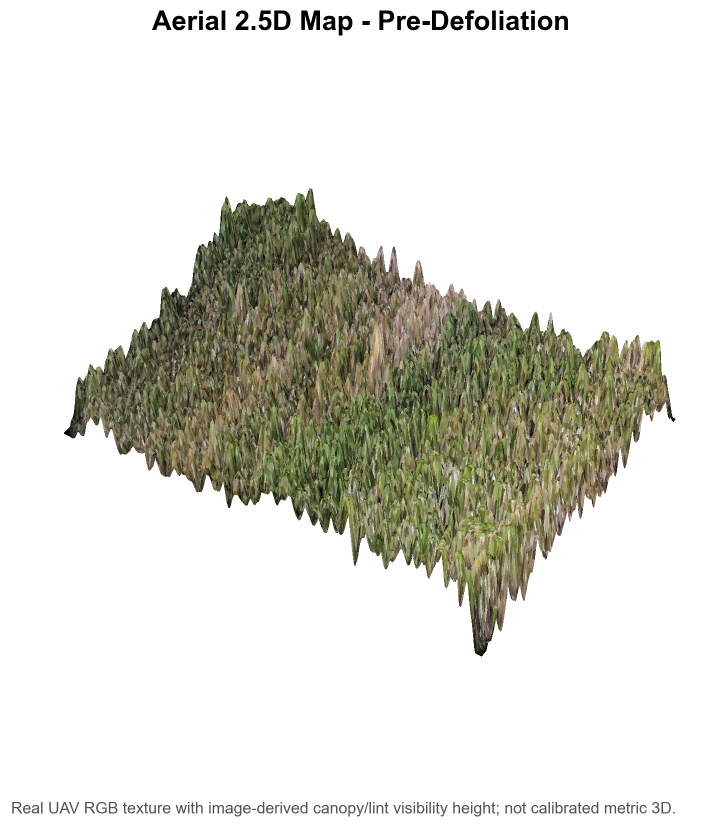
#> input picture outputs/figures/clean_aerial_cotton_representation/pre-defoliation_aerial_2p5d_map_clean.png, 1443 x 1653 px, given in place of pre-defoliation_rgb_hd.png, which was not available (shown at 1/2 size)
$ python build_cvpr_architecture_diagram.py
#> lines starting #> are read from the running program, lines starting #| are printed output that depends on the picture; pictures that were not available may be replaced by others from this repository, and a replacement may not be noted
#!/usr/bin/env python3
"""Build a CVPR/NeurIPS-style architecture diagram for the ICPA cotton project.

The figure uses real HD pre/post UAV imagery and the image-derived 2.5D map
views generated by the project. Solid arrows show the implemented proxy
pipeline. Dashed arrows show calibration-dependent branches that should not be
claimed as completed metric 3D without scale/camera validation.
"""

from __future__ import annotations

import argparse
from pathlib import Path

import matplotlib

matplotlib.use("Agg")

import matplotlib.pyplot as plt
from matplotlib.patches import FancyArrowPatch, FancyBboxPatch, Rectangle
from PIL import Image, ImageOps


REPO_ROOT = Path("/Volumes/T9/ICPA")
DEFAULT_PRE_RGB = REPO_ROOT / "outputs/figures/hd_prepost_3d_maps/pre-defoliation_rgb_hd.png"
DEFAULT_POST_RGB = REPO_ROOT / "outputs/figures/hd_prepost_3d_maps/post-defoliation_rgb_hd.png"
DEFAULT_PRE_MAP = REPO_ROOT / "outputs/figures/clean_aerial_cotton_representation/pre-defoliation_aerial_2p5d_map_clean.png"
DEFAULT_POST_MAP = REPO_ROOT / "outputs/figures/clean_aerial_cotton_representation/post-defoliation_aerial_2p5d_map_clean.png"
DEFAULT_OUT_DIR = REPO_ROOT / "outputs/figures/cvpr_architecture"


INK = "#23272f"
MUTED = "#606876"
LINE = "#374151"
BLACK = "#111111"
BLUE = "#2f6fd6"
GREEN = "#2e8b57"
VIOLET = "#7b55c7"
ORANGE = "#c27624"
GOLD = "#c7952c"
GRAY_BORDER = "#9aa4b2"
SOFT_BLUE = "#edf4ff"
SOFT_GREEN = "#edf8f1"
SOFT_VIOLET = "#f4efff"
SOFT_ORANGE = "#fff4e8"
SOFT_GOLD = "#fff8df"
SOFT_GRAY = "#f7f8fa"


def configure_fonts() -> None:
    plt.rcParams.update(
        {
            "font.family": "sans-serif",
            "font.sans-serif": ["Arial", "Helvetica", "DejaVu Sans"],
            "pdf.fonttype": 42,
            "ps.fonttype": 42,
        }
    )


def load_image(path: Path, *, crop: tuple[float, float, float, float] | None = None) -> Image.Image:
    image = Image.open(path).convert("RGB")
    if crop:
        w, h = image.size
        l, t, r, b = crop
        image = image.crop((int(l * w), int(t * h), int(r * w), int(b * h)))
    return image


def add_image(
    ax,
    image: Image.Image,
    xy: tuple[float, float],
    box: tuple[float, float],
    label: str,
    *,
    label_location: str = "top",
) -> None:
    x, y = xy
    w, h = box
    fitted = ImageOps.fit(
        image,
        (900, 620),
        method=Image.Resampling.LANCZOS,
        centering=(0.5, 0.5),
    )
    ax.imshow(
        fitted,
        extent=(x, x + w, y, y + h),
        aspect="auto",
        zorder=3,
    )
    ax.add_patch(
        Rectangle(
            (x, y),
            w,
            h,
            linewidth=1.25,
            edgecolor=BLACK,
            facecolor="none",
            zorder=4,
        )
    )
    if label_location == "bottom":
        ax.text(x + w / 2, y - 0.012, label, ha="center", va="top", fontsize=9.0, fontweight="bold", color=INK)
    else:
        ax.text(x + w / 2, y + h + 0.012, label, ha="center", va="bottom", fontsize=9.0, fontweight="bold", color=INK)


def add_box(
    ax,
    xy: tuple[float, float],
    size: tuple[float, float],
    title: str,
    body: str,
    edge: str,
    fill: str,
    *,
    dashed: bool = False,
) -> None:
    x, y = xy
    w, h = size
    patch = FancyBboxPatch(
        (x, y),
        w,
        h,
        boxstyle="round,pad=0.006,rounding_size=0.013",
        linewidth=1.35,
        edgecolor=edge,
        facecolor=fill,
        linestyle="--" if dashed else "-",
        zorder=4,
    )
    ax.add_patch(patch)
    title_lines = title.count("\n") + 1
    title_font = 7.8 if title_lines == 1 else 7.1
    body_y = y + h - (0.052 if title_lines == 1 else 0.066)
    ax.text(
        x + w / 2,
        y + h - 0.020,
        title,
        ha="center",
        va="top",
        fontsize=title_font,
        fontweight="bold",
        color=INK,
        linespacing=0.95,
        zorder=5,
    )
    ax.text(x + w / 2, body_y, body, ha="center", va="top", fontsize=5.8, color=INK, linespacing=1.16, zorder=5)


def arrow(
    ax,
    start,
    end,
    *,
    dashed: bool = False,
    color: str = LINE,
    rad: float = 0.0,
    lw: float = 1.45,
    zorder: float = 6.0,
    mutation_scale: float = 13.0,
) -> None:
    patch = FancyArrowPatch(
        start,
        end,
        arrowstyle="-|>",
        mutation_scale=mutation_scale,
        linewidth=lw,
        color=color,
        linestyle="--" if dashed else "-",
        connectionstyle=f"arc3,rad={rad}",
        shrinkA=0,
        shrinkB=0,
        zorder=zorder,
    )
    ax.add_patch(patch)


def boundary_arrow(
    ax,
    start: tuple[float, float],
    end: tuple[float, float],
    *,
    dashed: bool = False,
    color: str = LINE,
    lw: float = 1.45,
    mutation_scale: float = 10.5,
) -> None:
    """Draw a connector whose endpoints are the exact object boundaries."""
    arrow(ax, start, end, dashed=dashed, color=color, lw=lw, zorder=6.0, mutation_scale=mutation_scale)


def outside_tip_arrow(
    ax,
    start: tuple[float, float],
    end: tuple[float, float],
    *,
    dashed: bool = False,
    color: str = LINE,
    lw: float = 1.45,
    mutation_scale: float = 10.5,
    clearance: float = 0.0035,
) -> None:
    """Draw toward a boundary while keeping the arrowhead outside the target."""
    sx, sy = start
    ex, ey = end
    dx = ex - sx
    dy = ey - sy
    if abs(dx) >= abs(dy):
        ex -= clearance if dx > 0 else -clearance
    else:
        ey -= clearance if dy > 0 else -clearance
    arrow(ax, (sx, sy), (ex, ey), dashed=dashed, color=color, lw=lw, zorder=6.0, mutation_scale=mutation_scale)


def floating_arrow(
    ax,
    start: tuple[float, float],
    end: tuple[float, float],
    *,
    dashed: bool = False,
    color: str = LINE,
    lw: float = 1.45,
    mutation_scale: float = 9.0,
    clearance: float = 0.006,
) -> None:
    """Keep the entire arrow, including the head, in the whitespace gap."""
    sx, sy = start
    ex, ey = end
    dx = ex - sx
    dy = ey - sy
    if abs(dx) >= abs(dy):
        direction = 1 if dx >= 0 else -1
        sx += direction * clearance
        ex -= direction * clearance
    else:
        direction = 1 if dy >= 0 else -1
        sy += direction * clearance
        ey -= direction * clearance
    arrow(ax, (sx, sy), (ex, ey), dashed=dashed, color=color, lw=lw, zorder=6.0, mutation_scale=mutation_scale)


def boundary_segment(
    ax,
    start: tuple[float, float],
    end: tuple[float, float],
    *,
    dashed: bool = False,
    color: str = LINE,
    lw: float = 1.45,
    zorder: float = 5.8,
) -> None:
    ax.plot(
        [start[0], end[0]],
        [start[1], end[1]],
        color=color,
        linewidth=lw,
        linestyle="--" if dashed else "-",
        zorder=zorder,
    )


def add_arrow_legend(ax, xy: tuple[float, float]) -> None:
    x, y = xy
    w, h = 0.198, 0.088
    patch = FancyBboxPatch(
        (x, y),
        w,
        h,
        boxstyle="round,pad=0.006,rounding_size=0.010",
        linewidth=0.95,
        edgecolor="#cbd5df",
        facecolor="#fbfcfd",
        zorder=2,
    )
    ax.add_patch(patch)
    ax.text(x + 0.012, y + h - 0.018, "Arrow convention", ha="left", va="top", fontsize=7.3, fontweight="bold", color=INK, zorder=5)
    arrow(ax, (x + 0.016, y + 0.043), (x + 0.063, y + 0.043), color=LINE, lw=1.25, zorder=6)
    ax.text(x + 0.073, y + 0.043, "implemented proxy path", ha="left", va="center", fontsize=6.2, color=MUTED, zorder=5)
    arrow(ax, (x + 0.016, y + 0.020), (x + 0.063, y + 0.020), dashed=True, color=LINE, lw=1.25, zorder=6)
    ax.text(x + 0.073, y + 0.020, "calibration-only validation", ha="left", va="center", fontsize=6.2, color=MUTED, zorder=5)


def poly_arrow(ax, points: list[tuple[float, float]], *, dashed: bool = False, color: str = LINE, lw: float = 1.45) -> None:
    if len(points) < 2:
        return
    for start, end in zip(points[:-2], points[1:-1]):
        ax.plot(
            [start[0], end[0]],
            [start[1], end[1]],
            color=color,
            linewidth=lw,
            linestyle="--" if dashed else "-",
            zorder=3.2,
        )
    arrow(ax, points[-2], points[-1], dashed=dashed, color=color, lw=lw)


def build_diagram(args: argparse.Namespace) -> Path:
    configure_fonts()
    pre_rgb = load_image(args.pre_rgb, crop=(0.02, 0.08, 0.98, 0.88))
    post_rgb = load_image(args.post_rgb, crop=(0.02, 0.08, 0.98, 0.88))
#> call 2 of load_image, with crop = (0.02, 0.08, 0.98, 0.88)
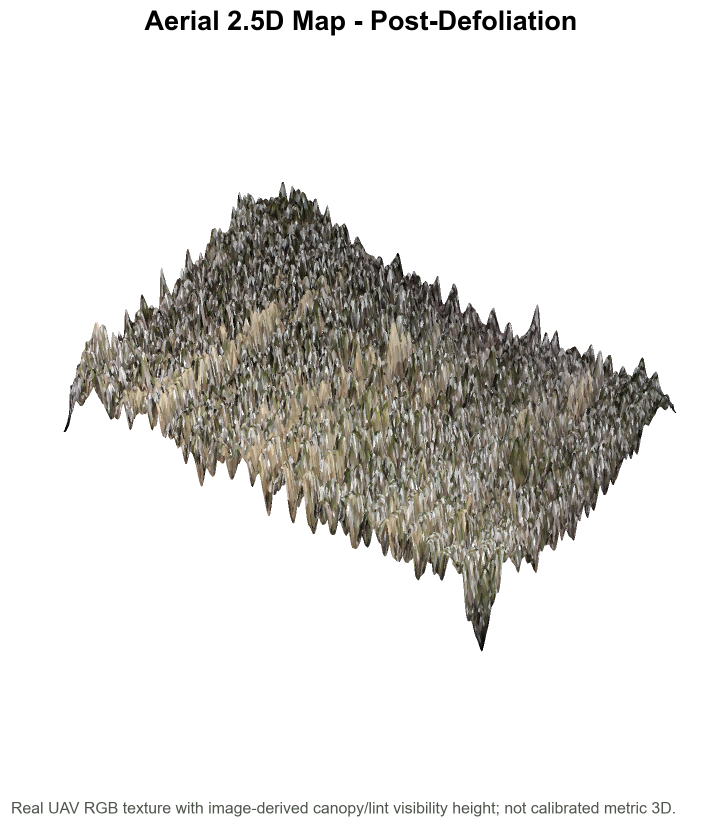
#> input picture outputs/figures/clean_aerial_cotton_representation/post-defoliation_aerial_2p5d_map_clean.png, 1443 x 1653 px, given in place of post-defoliation_rgb_hd.png, which was not available (shown at 1/2 size)
#> in load_image (call 2), `image = image.crop((int(l * w), int(t * h), int(r * w), int(b * h)))`:
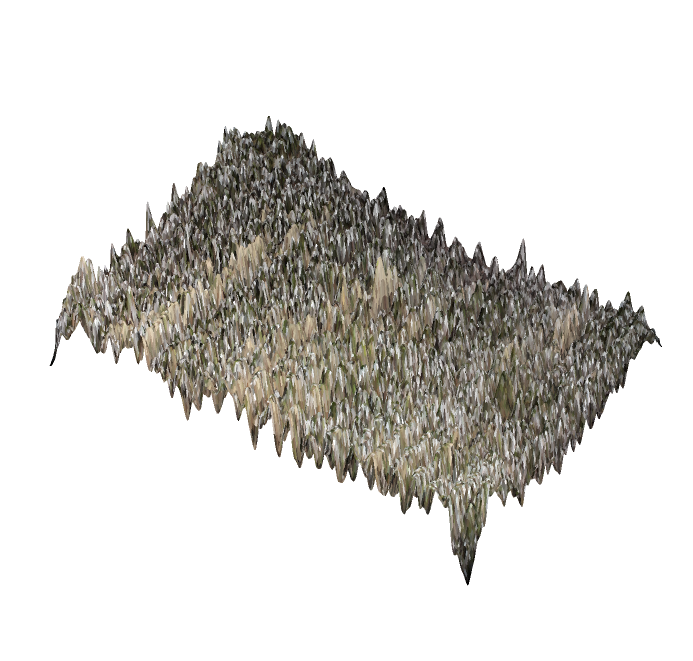
#> image: PIL image 1386x1322 RGB (shown at 1/2 size); mean R, G, B 217.4, 215.8, 212.4
    pre_map = load_image(args.pre_map, crop=(0.02, 0.10, 0.98, 0.86))
#> call 3 of load_image, with crop = (0.02, 0.1, 0.98, 0.86)
#> in load_image (call 3), `image = image.crop((int(l * w), int(t * h), int(r * w), int(b * h)))`:
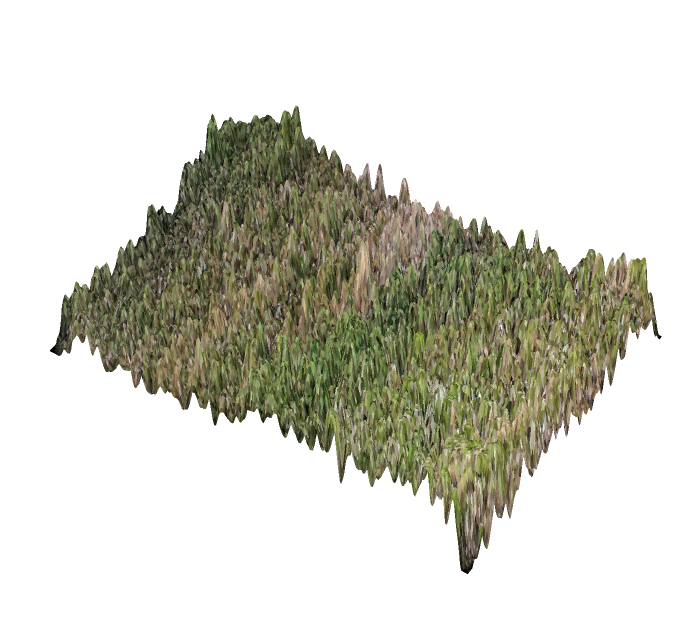
#> image: PIL image 1386x1256 RGB (shown at 1/2 size); mean R, G, B 211.2, 210.9, 200.7
    post_map = load_image(args.post_map, crop=(0.02, 0.10, 0.98, 0.86))
#> call 4 of load_image, with crop = (0.02, 0.1, 0.98, 0.86)
#> in load_image (call 4), `image = image.crop((int(l * w), int(t * h), int(r * w), int(b * h)))`:
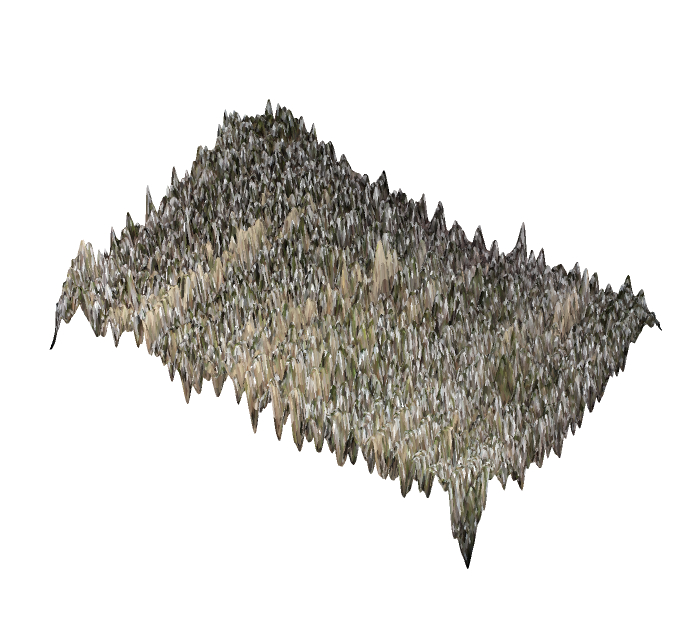
#> image: PIL image 1386x1256 RGB (shown at 1/2 size); mean R, G, B 215.4, 213.7, 210.1

    fig, ax = plt.subplots(figsize=(17.0, 7.35), dpi=args.dpi)
    fig.patch.set_facecolor("white")
    ax.set_xlim(0, 1)
    ax.set_ylim(0, 1)
    ax.axis("off")

    # Input evidence.
    ax.text(0.035, 0.925, "A. Pre/post UAV imagery", ha="left", va="bottom", fontsize=11.2, fontweight="bold", color=INK)
    pre_xy = (0.040, 0.680)
    post_xy = (0.040, 0.410)
    image_size = (0.165, 0.190)
    add_image(ax, pre_rgb, pre_xy, image_size, "Pre-defoliation RGB")
#> in add_image, `fitted = ImageOps.fit( image, (900, 620), method=Image.Resampling.LANC..`:
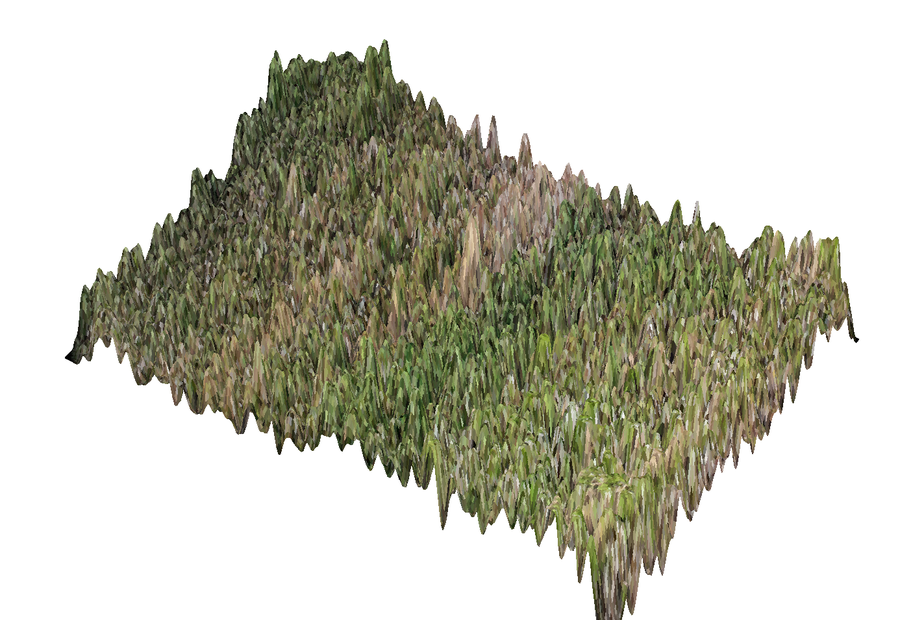
#> fitted: PIL image 900x620 RGB; mean R, G, B 197.6, 197.1, 183.7
    add_image(ax, post_rgb, post_xy, image_size, "Post-defoliation RGB")
#> call 2 of add_image, with xy = (0.04, 0.41), box = (0.165, 0.19), label = 'Post-defoliation RGB', label_location = 'top'
#> in add_image (call 2), `fitted = ImageOps.fit( image, (900, 620), method=Image.Resampling.LANC..`:
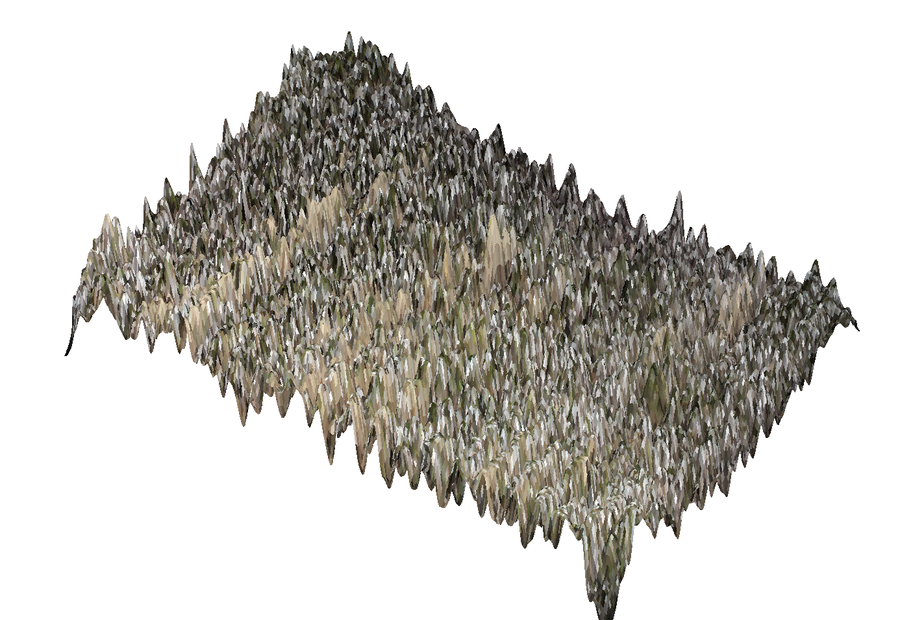
#> fitted: PIL image 900x620 RGB; mean R, G, B 202.9, 200.7, 196

    # Top implemented pipeline.
    y_top = 0.770
    bw = 0.097
    bh = 0.122
    gap = 0.021
    xs = [0.240 + i * (bw + gap) for i in range(6)]
    pipeline_left = xs[0]
    pipeline_right = xs[-1] + bw
    ax.text(
        (pipeline_left + pipeline_right) / 2,
        0.925,
        "B. Implemented pipeline",
        ha="center",
        va="bottom",
        fontsize=11.2,
        fontweight="bold",
        color=INK,
    )
    titles = [
        "1. Phase resolver",
        "2. Candidate detector",
        "3. Lint-mask extraction",
        "4. Readiness scorer",
        "5. Proxy 2.5D review",
        "6. Trait and plot\naggregation",
    ]
    bodies = [
        "Folder label or canopy\ngreenness assigns\npre/post phase",
        "CLAHE, top-hat response,\nconnected components,\nand color gates",
        "Detector boxes guide\nlint segmentation and\ngreen-canopy suppression",
        "Ranks candidates by lint fraction,\nvisibility, brightness, shape,\nsize, green penalty, and phase",
        "Maps retained pixels\nto image-derived\nvisibility-height surface",
        "Reports count, visibility,\nmask axes, diameter proxy,\nvolume proxy, confidence,\nand plot-cell summaries",
    ]
    colors = [(BLUE, SOFT_BLUE), (GREEN, SOFT_GREEN), (VIOLET, SOFT_VIOLET), (ORANGE, SOFT_ORANGE), (BLUE, SOFT_BLUE), (GREEN, SOFT_GREEN)]
    for x, title, body, (edge, fill) in zip(xs, titles, bodies, colors):
        add_box(ax, (x, y_top), (bw, bh), title, body, edge, fill)
    for i in range(5):
        floating_arrow(ax, (xs[i] + bw, y_top + bh / 2), (xs[i + 1], y_top + bh / 2))

    # Two image arrows merge before entering the phase resolver.
    input_right = pre_xy[0] + image_size[0]
    pre_mid_y = pre_xy[1] + image_size[1] / 2
    post_mid_y = post_xy[1] + image_size[1] / 2
    phase_mid_y = y_top + bh / 2
    merge_x = 0.222
    boundary_arrow(ax, (input_right, pre_mid_y), (merge_x, phase_mid_y), mutation_scale=10.5)
    boundary_arrow(ax, (input_right, post_mid_y), (merge_x, phase_mid_y), mutation_scale=10.5)
    outside_tip_arrow(ax, (merge_x, phase_mid_y), (xs[0], phase_mid_y), mutation_scale=10.5)

    # Visual/proxy outputs.
    ax.text(0.240, 0.610, "C. Proxy review and phenotyping outputs", ha="left", va="bottom", fontsize=11.2, fontweight="bold", color=INK)
    record_x, record_y, record_w, record_h = 0.792, 0.422, 0.165, 0.154
    add_box(
        ax,
        (record_x, record_y),
        (record_w, record_h),
        "Structured phenotyping record",
        "Candidate traits: visibility,\nmask axes, diameter proxy,\nellipsoid volume proxy,\nreadiness score, and phase.\nPlot traits: cell count and\nmean proxy traits over the\nimage-coordinate grid.",
        GRAY_BORDER,
        SOFT_GRAY,
    )
    pre_map_xy = (0.460, 0.416)
    post_map_xy = (0.622, 0.416)
    map_size = (0.148, 0.175)
    add_image(ax, pre_map, pre_map_xy, map_size, "Pre-defoliation proxy 2.5D", label_location="bottom")
    add_image(ax, post_map, post_map_xy, map_size, "Post-defoliation proxy 2.5D", label_location="bottom")

    proxy_center = (xs[4] + bw / 2, y_top)
    pre_map_center_x = pre_map_xy[0] + map_size[0] / 2
    post_map_center_x = post_map_xy[0] + map_size[0] / 2
    map_top_y = pre_map_xy[1] + map_size[1]
    split_y = 0.642
    boundary_segment(ax, proxy_center, (proxy_center[0], split_y))
    boundary_segment(ax, (pre_map_center_x, split_y), (proxy_center[0], split_y))
    outside_tip_arrow(ax, (pre_map_center_x, split_y), (pre_map_center_x, map_top_y), mutation_scale=10.5)
    outside_tip_arrow(ax, (post_map_center_x, split_y), (post_map_center_x, map_top_y), mutation_scale=10.5)
    record_center_x = record_x + record_w / 2
    trait_center_x = xs[5] + bw / 2
    floating_arrow(ax, (trait_center_x, y_top), (trait_center_x, record_y + record_h), color=LINE)

    # Calibration branch.
    add_arrow_legend(ax, (0.782, 0.255))

    ax.text(0.240, 0.330, "D. Calibration-dependent validation branch", ha="left", va="bottom", fontsize=11.2, fontweight="bold", color=INK)
    add_box(
        ax,
        (0.240, 0.140),
        (0.220, 0.130),
        "Optional calibrated geometry",
        "Use only with scale,\ncamera intrinsics, pose,\nGCP/RTK, RGB-D, SfM/MVS,\nDUSt3R/MASt3R/VGGT,\nor validated 3DGS evidence.",
        GOLD,
        SOFT_GOLD,
        dashed=True,
    )
    add_box(
        ax,
        (0.500, 0.140),
        (0.180, 0.130),
        "Metric trait validation",
        "Report trait MAE/RMSE,\nmask IoU, reprojection\nconsistency, Chamfer distance,\nand plot-cell agreement.",
        GOLD,
        SOFT_GOLD,
        dashed=True,
    )
    outside_tip_arrow(ax, (0.460, 0.205), (0.500, 0.205), dashed=True, color=LINE, mutation_scale=10.5)

    args.out_dir.mkdir(parents=True, exist_ok=True)
    png = args.out_dir / "mask_guided_cotton_architecture_cvpr_hd.png"
    pdf = args.out_dir / "mask_guided_cotton_architecture_cvpr_hd.pdf"
    svg = args.out_dir / "mask_guided_cotton_architecture_cvpr_hd.svg"
    fig.savefig(png, bbox_inches="tight", pad_inches=0.08)
    fig.savefig(pdf, bbox_inches="tight", pad_inches=0.08)
    fig.savefig(svg, bbox_inches="tight", pad_inches=0.08)
    plt.close(fig)
    return png


def parse_args() -> argparse.Namespace:
    parser = argparse.ArgumentParser(description=__doc__)
    parser.add_argument("--pre-rgb", type=Path, default=DEFAULT_PRE_RGB)
    parser.add_argument("--post-rgb", type=Path, default=DEFAULT_POST_RGB)
    parser.add_argument("--pre-map", type=Path, default=DEFAULT_PRE_MAP)
    parser.add_argument("--post-map", type=Path, default=DEFAULT_POST_MAP)
    parser.add_argument("--out-dir", type=Path, default=DEFAULT_OUT_DIR)
    parser.add_argument("--dpi", type=int, default=240)
    return parser.parse_args()


def main() -> None:
    path = build_diagram(parse_args())
#> in build_diagram, `fig.savefig(png, bbox_inches="tight", pad_inches=0.08)`:
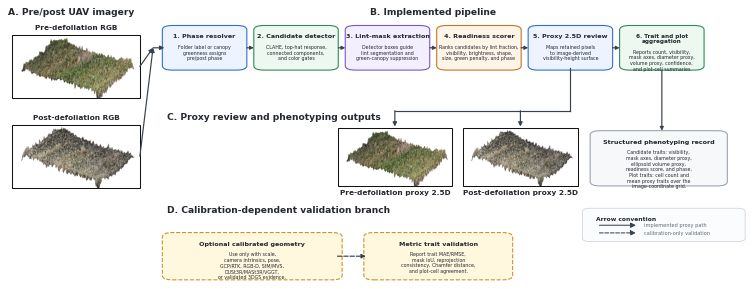
#> figure drawn by matplotlib, 1 panel
    print(f"architecture_png={path}")


if __name__ == "__main__":
    main()
